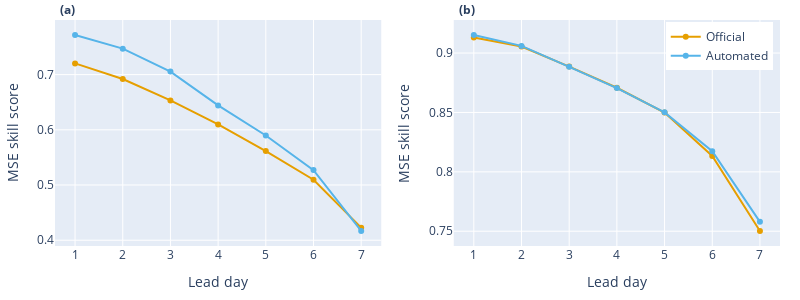

Notebook source saved alongside this figure:
### Code cell
official_line_colour = 'rgba(230,159,0,1)'
autofcst_line_colour = 'rgba(86,180,233,1)'
figure = make_subplots(rows=1, cols=2, subplot_titles=("<b>(a)</b>", "<b>(b)</b>"))
figure.update_annotations(font_size=12, xshift=-160, xanchor="left")

# Upper left - NT MSE 2016
figure.add_trace(
    go.Scatter(
        x=official_2016_ss.lead_day,
        y=official_2016_ss.values,
        line=dict(color=official_line_colour),
        name="Official"
    ), row=1, col=1
)
figure.add_trace(
    go.Scatter(
        x=autofcst_2016_ss.lead_day,
        y=autofcst_2016_ss.values,
        line=dict(color=autofcst_line_colour),
        name="Automated"
    ), row=1, col=1
)

# Upper right - NT MSE 2020
figure.add_trace(
    go.Scatter(
        x=official_2020_ss.lead_day,
        y=official_2020_ss.values,
        line=dict(color=official_line_colour),
        name="Official",
        showlegend=False
    ), row=1, col=2
)
figure.add_trace(
    go.Scatter(
        x=autofcst_2020_ss.lead_day,
        y=autofcst_2020_ss.values,
        line=dict(color=autofcst_line_colour),
        name="Automated",
        showlegend=False
    ), row=1, col=2
)


figure.update_layout(
    legend=dict(x=0.01,y=0.99),
    height=300,
    width=800,
    margin=go.layout.Margin(
        l=20, #left margin
        r=20, #right margin
        b=20, #bottom margin
        t=20, #top margin
    ),
)
figure.update_xaxes(title_text="Lead day", row=1, col=1, tickmode="linear", tick0=0, dtick=1)
figure.update_xaxes(title_text="Lead day", row=1, col=2, tickmode="linear", tick0=0, dtick=1)
figure.update_yaxes(title_text="MSE skill score", row=1, col=1)
figure.update_yaxes(title_text="MSE skill score", row=1, col=2)

figure.update_layout(legend=dict(
    yanchor="top",
    y=0.99,
    xanchor="right",
    x=0.99
))

### Figure 1 — Plotly figure (JSON) as saved in the notebook; plotly's stock layout.template omitted (floating-point values rounded to 4 significant figures)
{"data": [{"line": {"color": "rgba(230,159,0,1)"}, "name": "Official", "type": "scatter", "x": [1, 2, 3, 4, 5, 6, 7], "xaxis": "x", "y": [0.7203, 0.692, 0.6533, 0.6098, 0.5615, 0.5096, 0.4228], "yaxis": "y"}, {"line": {"color": "rgba(86,180,233,1)"}, "name": "Automated", "type": "scatter", "x": [1, 2, 3, 4, 5, 6, 7], "xaxis": "x", "y": [0.7716, 0.747, 0.7054, 0.6442, 0.5897, 0.527, 0.4168], "yaxis": "y"}, {"line": {"color": "rgba(230,159,0,1)"}, "name": "Official", "showlegend": false, "type": "scatter", "x": [1, 2, 3, 4, 5, 6, 7], "xaxis": "x2", "y": [0.913, 0.9055, 0.8886, 0.8708, 0.8499, 0.8134, 0.7502], "yaxis": "y2"}, {"line": {"color": "rgba(86,180,233,1)"}, "name": "Automated", "showlegend": false, "type": "scatter", "x": [1, 2, 3, 4, 5, 6, 7], "xaxis": "x2", "y": [0.9152, 0.906, 0.8884, 0.8705, 0.8501, 0.8174, 0.7579], "yaxis": "y2"}], "layout": {"annotations": [{"font": {"size": 12}, "showarrow": false, "text": "<b>(a)</b>", "x": 0.225, "xanchor": "left", "xref": "paper", "xshift": -160, "y": 1, "yanchor": "bottom", "yref": "paper"}, {"font": {"size": 12}, "showarrow": false, "text": "<b>(b)</b>", "x": 0.775, "xanchor": "left", "xref": "paper", "xshift": -160, "y": 1, "yanchor": "bottom", "yref": "paper"}], "height": 300, "legend": {"x": 0.99, "xanchor": "right", "y": 0.99, "yanchor": "top"}, "margin": {"b": 20, "l": 20, "r": 20, "t": 20}, "width": 800, "xaxis": {"anchor": "y", "domain": [0, 0.45], "dtick": 1, "tick0": 0, "tickmode": "linear", "title": {"text": "Lead day"}}, "xaxis2": {"anchor": "y2", "domain": [0.55, 1], "dtick": 1, "tick0": 0, "tickmode": "linear", "title": {"text": "Lead day"}}, "yaxis": {"anchor": "x", "domain": [0, 1], "title": {"text": "MSE skill score"}}, "yaxis2": {"anchor": "x2", "domain": [0, 1], "title": {"text": "MSE skill score"}}}}
